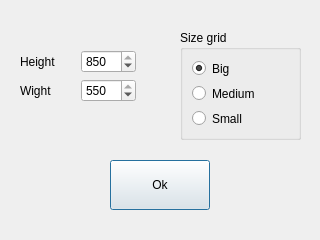
<?xml version="1.0" encoding="UTF-8"?>
<ui version="4.0">
 <class>Dialog</class>
 <widget class="QDialog" name="Dialog">
  <property name="geometry">
   <rect>
    <x>0</x>
    <y>0</y>
    <width>320</width>
    <height>240</height>
   </rect>
  </property>
  <property name="windowTitle">
   <string>Dialog</string>
  </property>
  <widget class="QGroupBox" name="groupBox">
   <property name="geometry">
    <rect>
     <x>180</x>
     <y>30</y>
     <width>121</width>
     <height>110</height>
    </rect>
   </property>
   <property name="title">
    <string>Size grid</string>
   </property>
   <layout class="QGridLayout" name="gridLayout">
    <item row="0" column="0">
     <widget class="QRadioButton" name="bigRadioButton">
      <property name="text">
       <string>Big</string>
      </property>
      <property name="checked">
       <bool>true</bool>
      </property>
     </widget>
    </item>
    <item row="1" column="0">
     <widget class="QRadioButton" name="midiumRadioButton">
      <property name="text">
       <string>Medium</string>
      </property>
     </widget>
    </item>
    <item row="2" column="0">
     <widget class="QRadioButton" name="smallRadioButton">
      <property name="text">
       <string>Small</string>
      </property>
     </widget>
    </item>
   </layout>
  </widget>
  <widget class="QWidget" name="layoutWidget">
   <property name="geometry">
    <rect>
     <x>20</x>
     <y>50</y>
     <width>116</width>
     <height>54</height>
    </rect>
   </property>
   <layout class="QGridLayout" name="gridLayout_2">
    <item row="0" column="1">
     <widget class="QSpinBox" name="spinBox">
      <property name="maximum">
       <number>850</number>
      </property>
      <property name="singleStep">
       <number>50</number>
      </property>
      <property name="value">
       <number>850</number>
      </property>
     </widget>
    </item>
    <item row="1" column="1">
     <widget class="QSpinBox" name="spinBox_2">
      <property name="maximum">
       <number>550</number>
      </property>
      <property name="singleStep">
       <number>50</number>
      </property>
      <property name="value">
       <number>550</number>
      </property>
     </widget>
    </item>
    <item row="1" column="0">
     <widget class="QLabel" name="label_2">
      <property name="text">
       <string>Wight</string>
      </property>
     </widget>
    </item>
    <item row="0" column="0">
     <widget class="QLabel" name="label">
      <property name="text">
       <string>Height</string>
      </property>
     </widget>
    </item>
   </layout>
  </widget>
  <widget class="QPushButton" name="pushButton">
   <property name="geometry">
    <rect>
     <x>110</x>
     <y>160</y>
     <width>100</width>
     <height>50</height>
    </rect>
   </property>
   <property name="text">
    <string>Ok</string>
   </property>
  </widget>
 </widget>
 <resources/>
 <connections/>
</ui>
